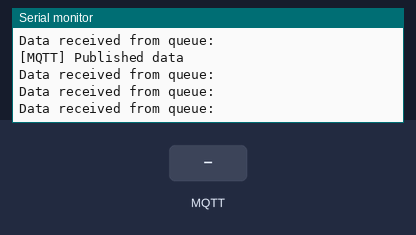
This sketch was run on a simulated ESP32. Shown: the last lines printed to the serial monitor. The test bench sets the inputs (shaded band). WiFi joins after 1.5 s; servers stay silent unless stated; no MQTT or app messages arrive unless stated.

Above: at 3.2 s.
3.3 s: MQTT message "1" arrives on the first subscribed topic
At 3.52 s:
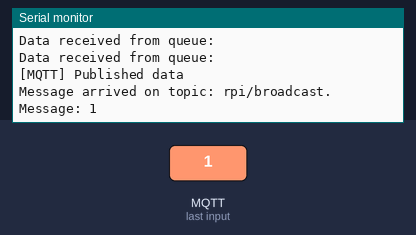
5.0 s: MQTT message "on" arrives on the first subscribed topic
At 5.03 s:
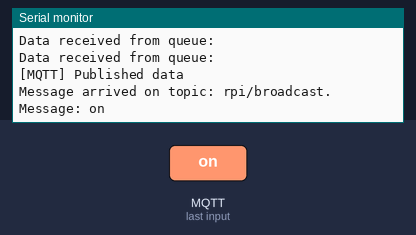
6.5 s: MQTT message "off" arrives on the first subscribed topic
At 6.53 s:
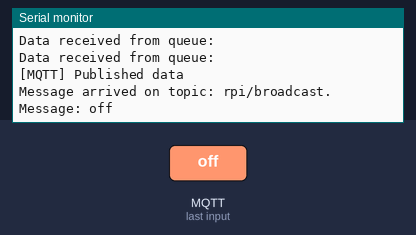

Measured:
- after the input at 3.3 s, the serial monitor: prints a new line after 0.21 s (image 1)
- after the input at 5.0 s, the serial monitor: prints a new line at once (image 2)
- after the input at 6.5 s, the serial monitor: prints a new line at once (image 3)

The sketch:

main.ino
```cpp
//ESP32 Client Code ------ Version 2.2.3
#include <WiFi.h>
#include <PubSubClient.h>
#include <stdio.h>
#include "setup.h"
#include <time.h>
#include <Arduino.h>


#define QUEUE_SIZE 5
#define DEVICE_ID "ESP32_2"


//Initialize last message time, WiFi client, and MQTT client
long lastMsg = 0;
WiFiClient espClient;
PubSubClient client(espClient);

//Declare task handles
TaskHandle_t logRssiHandle = NULL;
TaskHandle_t sendRssiHandle = NULL;
QueueHandle_t rssiQueue = NULL;

//Use struct to hold RSSI values and timestamps
struct recvSignalStrength {
  int64_t timestamp;
  int32_t lastRssi;
};

//Logs and sends timestamped RSSI values to queue
void logRssi(void *pvParameters){
  recvSignalStrength rssiVals;

  for(;;){

    rssiVals.lastRssi = WiFi.RSSI(); //Log RSSI value (dBm)
    rssiVals.timestamp = getCurrentTime(); //Get current time since epoch (seconds)
    xQueueSend(rssiQueue, &rssiVals, portMAX_DELAY); //Send RSSI values and timestamps to queue

    vTaskDelay(50 / portTICK_PERIOD_MS); //Delay for 50 milliseconds
  }
}

void sendRssi(void *pvParameters){
  recvSignalStrength rssiVals_R;
  //Create receiving array
  recvSignalStrength rssiBatch[QUEUE_SIZE];
  for(;;){
    for(uint8_t i = 0; i < QUEUE_SIZE; i++){
      //Receive RSSI values and timestamps from queue
      if(xQueueReceive(rssiQueue, &rssiVals_R, portMAX_DELAY)){
        rssiBatch[i] = rssiVals_R;
        //RSSI values and timestamps received from queue successfully
        Serial.println("Data received from queue:");
      }
    }

    //Convert RSSI values and timestamps to string format for MQTT publishing
    String rssiMsg = "";
    for(uint8_t i = 0; i < QUEUE_SIZE; i++){
      rssiMsg += String(DEVICE_ID) + "," + String((long long)rssiBatch[i].timestamp) + "," + String(rssiBatch[i].lastRssi) + "\n";
    }
    //Append device ID to MQTT topic for publishing
    char mqttTopic[100];
    snprintf(mqttTopic, sizeof(mqttTopic), "esp32/%s/rssi", DEVICE_ID);

    //Pass through MQTT to RPI
    if (!client.connected()){
      connect_mqttServer();
    }
    if(client.publish(mqttTopic, rssiMsg.c_str())){
      Serial.println("[MQTT] Published data");
    }
    else{
      Serial.println("[MQTT] Failed to publish data");
    }

    client.loop();

  }
}

void setup(){
  Serial.begin(115200);
  setup_wifi();
  client.setServer(mqtt_server,1883);
  client.setBufferSize(512);
  client.setCallback(callback);

  //Create Queue
  rssiQueue = xQueueCreate(QUEUE_SIZE,sizeof(struct recvSignalStrength));

  //Create freertos tasks
  xTaskCreatePinnedToCore(logRssi, "logRssi", 4096, NULL, 1, &logRssiHandle, 1);
  xTaskCreatePinnedToCore(sendRssi, "sendRssi", 4096, NULL, 1, &sendRssiHandle, 1);

}
void loop(){
  //Empty
}
```

setup.cpp
```cpp
//Setup file -- Version 2.0.0
#include <WiFi.h>
#include <PubSubClient.h>
#include <stdio.h>
#include "setup.h"
#include <time.h>
#include <Arduino.h>
#include <sys/time.h>


//Declare WiFi and MQTT parameters
const char* ssid = "rpi";
const char* password = "";
const char* mqtt_server = "10.42.0.1";

//Create wifi and MQTT connection
void setup_wifi() {
  delay(50);
  Serial.println();
  Serial.print("Connecting to ");
  Serial.println(ssid);
  //Begin WiFi connection
  WiFi.begin(ssid, password);

  //Wait while wifi connects
  int c = 0;
  while (WiFi.status() != WL_CONNECTED) {
    delay(1000);
    Serial.print(".");
    c++;
    if(c > 10) {
      ESP.restart();
    }
  }

  //Verify WiFi connection
  Serial.println("");
  Serial.println("WiFi connected");
  Serial.println("IP address: ");
  Serial.println(WiFi.localIP());
}
//MQTT
void connect_mqttServer() {
  while (!client.connected()) {
    if(WiFi.status() != WL_CONNECTED) {
      setup_wifi();
    }

    Serial.print("Attempting MQTT connection...");
    if (client.connect("ESP32_2")) {
      Serial.println("connected");
      client.subscribe("rpi/broadcast");
    }
    else {
      Serial.print("failed, rc=");
      Serial.print(client.state());
      Serial.println(" trying again in 2 seconds");
      delay(2000);
    }
  }
}

void callback(char* topic, byte* message, unsigned int length) {
  Serial.print("Message arrived on topic: ");
  Serial.print(topic);
  Serial.print(". Message: ");

  for (int i = 0; i < length; i++) {
    Serial.print((char)message[i]);
  }
  Serial.println();
}

//Get Time
int64_t getCurrentTime(){
  struct timeval tv;
  gettimeofday(&tv, NULL);

  return (int64_t)tv.tv_sec * 1000 + tv.tv_usec / 1000;
}
```

setup.h
```cpp
//Include all setup here, makes code easier to read
//Setup ------ Version 2.0.0

#ifndef SETUP_H
#define SETUP_H


extern const char* ssid;
extern const char* password;
extern const char* mqtt_server;
extern PubSubClient client;

void sendRssi(void *pvParameters);
void logRssi(void *pvParameters);

void setup_wifi();
void connect_mqttServer();
void callback(char* topic, byte* message, unsigned int length);
int64_t getCurrentTime();

#endif
```
